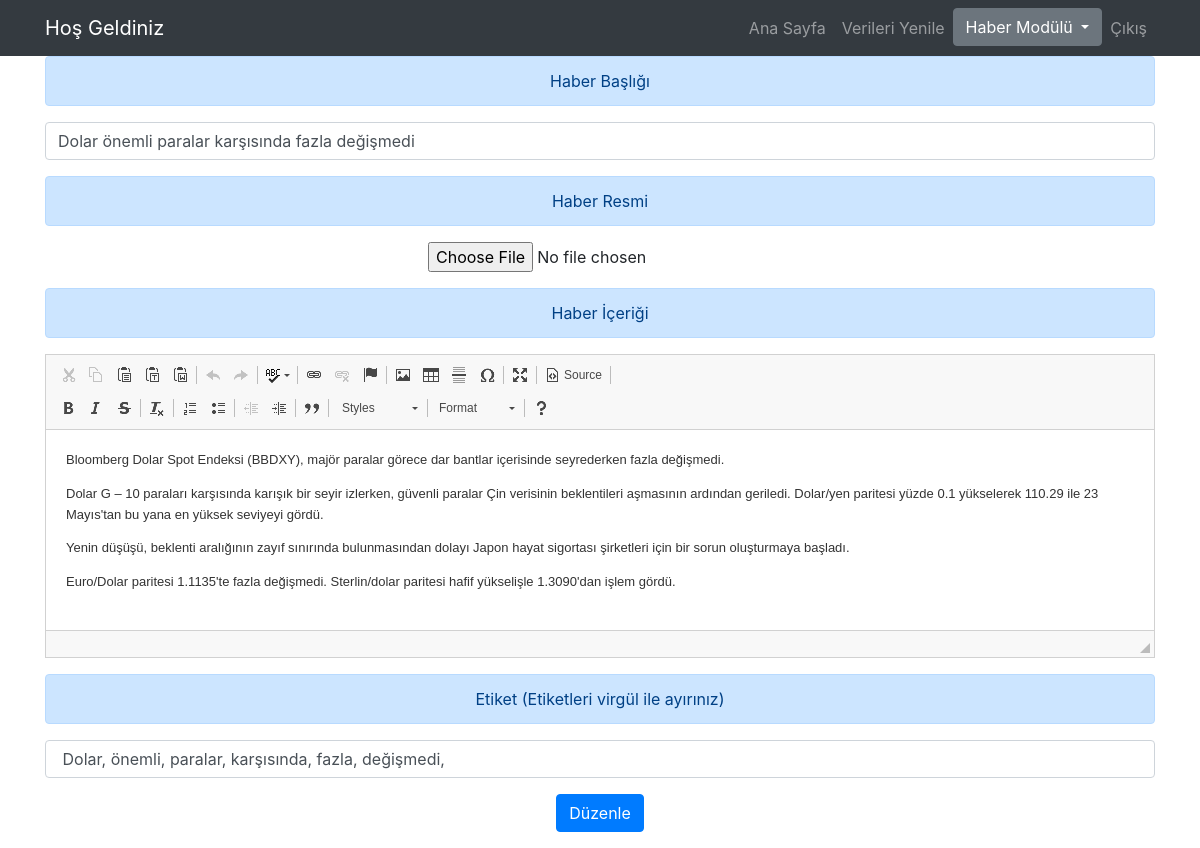
/yonetim/haberduzenle.php?id=19 (signed in), run on the app's committed database.
### tables this page shows
CREATE TABLE `haberler` (
  `ID` int(10) UNSIGNED NOT NULL,
  `baslik` varchar(255) DEFAULT NULL,
  `icerik` text DEFAULT NULL,
  `resim` varchar(255) DEFAULT NULL,
  `ekleyen` varchar(255) DEFAULT NULL,
  `tarih` timestamp NULL DEFAULT current_timestamp(),
  `seo` text DEFAULT NULL,
  `etiket` text DEFAULT NULL
);

### yonetim/haberduzenle.php (the view, shortened to what this page needs)
<?php
if(!isset($_SESSION["login"])){
	echo "Bu sayfayı görüntüleme yetkiniz yoktur.";
	header("Location:giris.php");
}
else
{
include("ust.php");
$id = $_GET['id'];
$sql = $db->prepare("	SELECT * FROM haberler WHERE id=$id");
			$sql->execute(array(
				'6'
			));
			$haber=$sql->fetch(PDO::FETCH_ASSOC);
?>
  <div class="container">
    <div class="row">
      <div class="col-lg-12 text-center">
          <form action="haberedit.php" method="POST" enctype="multipart/form-data">
  <div class="form-group">
<div class="alert alert-primary" role="alert">
 Haber Başlığı
</div>
    <input type="text" class="form-control" name="baslik" id="exampleFormControlInput1" value = "<?php  echo $haber['baslik']; ?>">
  </div>
  <div class="form-group">
    <div class="alert alert-primary" role="alert">
 Haber Resmi
</div>
      <input type="file" id="myFile" name="dosya">
  </div>
  <div class="form-group">
   <div class="alert alert-primary" role="alert">
 Haber İçeriği
</div>
  </div>
  <div class="form-group">
<div class="alert alert-primary" role="alert">
Etiket (Etiketleri virgül ile ayırınız)</div>
    <input type="text" class="form-control" name="etiket" value=" <?php echo $haber['etiket']; ?>" id="exampleFormControlInput1" >
  </div>
  <button type="submit" name="form_submit" class="btn btn-primary">Düzenle</button>
</form>
      </div>
    </div>
  </div>
   </body>
</html>
<?php
}
?>

### yonetim/js/contents.css (style rules this page uses)
body { font-family: sans-serif, Arial, Verdana, "Trebuchet MS", "Apple Color Emoji", "Segoe UI Emoji", "Segoe UI Symbol"; font-size: 12px; color: #333; background-color: #fff; margin: 20px; }

### data on the page
haberler: baslik "Dolar önemli paralar karşısında fazla değişmedi", etiket "Dolar, önemli, paralar, karşısında, fazla, değişmedi,"
